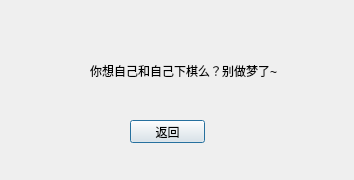
<?xml version="1.0" encoding="UTF-8"?>
<ui version="4.0">
 <class>login_warning4</class>
 <widget class="QDialog" name="login_warning4">
  <property name="geometry">
   <rect>
    <x>0</x>
    <y>0</y>
    <width>354</width>
    <height>180</height>
   </rect>
  </property>
  <property name="windowTitle">
   <string>Dialog</string>
  </property>
  <widget class="QLabel" name="label">
   <property name="geometry">
    <rect>
     <x>90</x>
     <y>50</y>
     <width>191</width>
     <height>41</height>
    </rect>
   </property>
   <property name="text">
    <string>你想自己和自己下棋么？别做梦了~</string>
   </property>
  </widget>
  <widget class="QPushButton" name="Back">
   <property name="geometry">
    <rect>
     <x>130</x>
     <y>120</y>
     <width>75</width>
     <height>23</height>
    </rect>
   </property>
   <property name="text">
    <string>返回</string>
   </property>
  </widget>
 </widget>
 <resources/>
 <connections/>
</ui>
